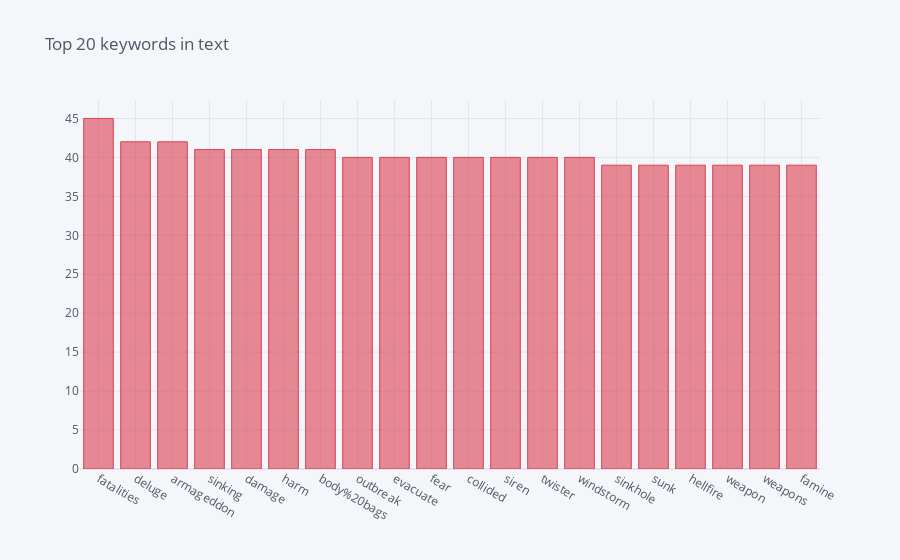

The cell this chart's notebook holds for it:
### Code cell
train.keyword.value_counts()[:20].iplot(kind='bar', title='Top 20 keywords in text', color='red')

### Figure 1 — Plotly figure (JSON) as saved in the notebook; plotly's stock layout.template omitted (floating-point values rounded to 4 significant figures)
{"data": [{"marker": {"color": "rgba(219, 64, 82, 0.6)", "line": {"color": "rgba(219, 64, 82, 1.0)", "width": 1}}, "name": "count", "orientation": "v", "text": "", "x": ["fatalities", "deluge", "armageddon", "sinking", "damage", "harm", "body%20bags", "outbreak", "evacuate", "fear", "collided", "siren", "twister", "windstorm", "sinkhole", "sunk", "hellfire", "weapon", "weapons", "famine"], "y": [45, 42, 42, 41, 41, 41, 41, 40, 40, 40, 40, 40, 40, 40, 39, 39, 39, 39, 39, 39], "type": "bar"}], "layout": {"legend": {"bgcolor": "#F5F6F9", "font": {"color": "#4D5663"}}, "paper_bgcolor": "#F5F6F9", "plot_bgcolor": "#F5F6F9", "title": {"font": {"color": "#4D5663"}, "text": "Top 20 keywords in text"}, "xaxis": {"gridcolor": "#E1E5ED", "showgrid": true, "tickfont": {"color": "#4D5663"}, "title": {"font": {"color": "#4D5663"}, "text": ""}, "zerolinecolor": "#E1E5ED"}, "yaxis": {"gridcolor": "#E1E5ED", "showgrid": true, "tickfont": {"color": "#4D5663"}, "title": {"font": {"color": "#4D5663"}, "text": ""}, "zerolinecolor": "#E1E5ED"}}}
